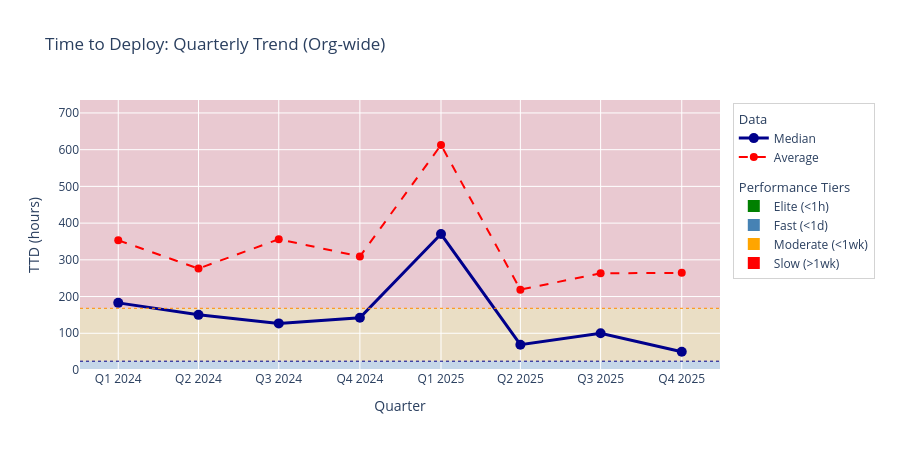

Source (notebook cell):
### Code cell
# TTD Quarterly Trend - Org-wide (avg vs median to show skew)
df_ttd_quarterly = run_query(f"""
SELECT 
    DATE_TRUNC('quarter', deployed_at)::DATE as quarter,
    COUNT(*) as deployments,
    ROUND(MEDIAN(time_to_deploy_seconds) / 3600.0, 1) as median_ttd_hours,
    ROUND(AVG(time_to_deploy_seconds) / 3600.0, 1) as avg_ttd_hours
FROM RAW_MISC.SWARMIA_DEPLOYMENTS 
WHERE {ENV_FILTER}
    AND time_to_deploy_seconds IS NOT NULL
    AND deployed_at >= '2024-01-01'
    AND DATE_TRUNC('quarter', deployed_at) < DATE_TRUNC('quarter', CURRENT_DATE)
GROUP BY 1
HAVING COUNT(*) >= 30  -- Only quarters with meaningful data
ORDER BY 1
""")

# Convert types
df_ttd_quarterly['median_ttd_hours'] = df_ttd_quarterly['median_ttd_hours'].astype(float)
df_ttd_quarterly['avg_ttd_hours'] = df_ttd_quarterly['avg_ttd_hours'].astype(float)
df_ttd_quarterly['deployments'] = df_ttd_quarterly['deployments'].astype(int)
df_ttd_quarterly['quarter'] = pd.to_datetime(df_ttd_quarterly['quarter'])

# Calculate max for y-axis
max_y = max(df_ttd_quarterly['avg_ttd_hours'].max() * 1.2, 200)

# Create line chart with benchmark zones
fig = go.Figure()

# Add shaded benchmark regions
fig.add_shape(type="rect", x0=0, x1=1, y0=0, y1=1, xref="paper", yref="y",
              fillcolor="green", opacity=0.2, layer="below", line_width=0)
fig.add_shape(type="rect", x0=0, x1=1, y0=1, y1=24, xref="paper", yref="y",
              fillcolor="steelblue", opacity=0.2, layer="below", line_width=0)
fig.add_shape(type="rect", x0=0, x1=1, y0=24, y1=168, xref="paper", yref="y",
              fillcolor="orange", opacity=0.2, layer="below", line_width=0)
if max_y > 168:
    fig.add_shape(type="rect", x0=0, x1=1, y0=168, y1=max_y, xref="paper", yref="y",
                  fillcolor="red", opacity=0.15, layer="below", line_width=0)

# Add benchmark lines
fig.add_hline(y=24, line_dash="dot", line_color="darkblue", line_width=1)
fig.add_hline(y=168, line_dash="dot", line_color="darkorange", line_width=1)

# Add median line (primary)
fig.add_trace(go.Scatter(
    x=df_ttd_quarterly['quarter'],
    y=df_ttd_quarterly['median_ttd_hours'],
    mode='lines+markers',
    line=dict(color='darkblue', width=3),
    marker=dict(size=10),
    name='Median',
    legendgroup='data', legendgrouptitle_text='Data'
))

# Add average line
fig.add_trace(go.Scatter(
    x=df_ttd_quarterly['quarter'],
    y=df_ttd_quarterly['avg_ttd_hours'],
    mode='lines+markers',
    line=dict(color='red', width=2, dash='dash'),
    marker=dict(size=8),
    name='Average',
    legendgroup='data'
))

# Add invisible traces for tier legend
for tier, color, label in [
    ('Elite', 'green', 'Elite (<1h)'),
    ('Fast', 'steelblue', 'Fast (<1d)'),
    ('Moderate', 'orange', 'Moderate (<1wk)'),
    ('Slow', 'red', 'Slow (>1wk)')
]:
    fig.add_trace(go.Scatter(
        x=[None], y=[None], mode='markers',
        marker=dict(size=12, color=color, symbol='square'),
        name=label, legendgroup='tiers', legendgrouptitle_text='Performance Tiers'
    ))

fig.update_layout(
    title='Time to Deploy: Quarterly Trend (Org-wide)',
    xaxis_title='Quarter',
    yaxis_title='TTD (hours)',
    yaxis_range=[0, max_y],
    xaxis=dict(tickformat='Q%q %Y', dtick='M3'),
    height=450,
    legend=dict(
        yanchor="top", y=0.99, xanchor="left", x=1.02,
        bgcolor="rgba(255,255,255,0.8)",
        bordercolor="lightgray", borderwidth=1
    ),
    margin=dict(r=180)
)
fig.show()

# Key insights
if len(df_ttd_quarterly) >= 1:
    latest = df_ttd_quarterly.iloc[-1]
    ratio = latest['avg_ttd_hours'] / latest['median_ttd_hours'] if latest['median_ttd_hours'] > 0 else 0
    print(f"\nKey insight:")
    print(f"  The average ({latest['avg_ttd_hours']:.0f}h) is {ratio:.1f}x higher than the median ({latest['median_ttd_hours']:.0f}h).")
    print(f"  This gap indicates a skewed distribution - outliers are pulling up the average.")
    print(f"  The median is more representative of a typical deployment.")

### Figure 1 — Plotly figure (JSON) as saved in the notebook; plotly's stock layout.template omitted (floating-point values rounded to 4 significant figures)
{"data": [{"legendgroup": "data", "legendgrouptitle": {"text": "Data"}, "line": {"color": "darkblue", "width": 3}, "marker": {"size": 10}, "mode": "lines+markers", "name": "Median", "type": "scatter", "x": ["2024-01-01T00:00:00.000000000", "2024-04-01T00:00:00.000000000", "2024-07-01T00:00:00.000000000", "2024-10-01T00:00:00.000000000", "2025-01-01T00:00:00.000000000", "2025-04-01T00:00:00.000000000", "2025-07-01T00:00:00.000000000", "2025-10-01T00:00:00.000000000"], "y": [182.8, 150.2, 126.9, 142.5, 370.2, 68.9, 100.0, 49.7]}, {"legendgroup": "data", "line": {"color": "red", "dash": "dash", "width": 2}, "marker": {"size": 8}, "mode": "lines+markers", "name": "Average", "type": "scatter", "x": ["2024-01-01T00:00:00.000000000", "2024-04-01T00:00:00.000000000", "2024-07-01T00:00:00.000000000", "2024-10-01T00:00:00.000000000", "2025-01-01T00:00:00.000000000", "2025-04-01T00:00:00.000000000", "2025-07-01T00:00:00.000000000", "2025-10-01T00:00:00.000000000"], "y": [353.1, 276.3, 356.1, 309.0, 612.7, 218.8, 263.3, 264.5]}, {"legendgroup": "tiers", "legendgrouptitle": {"text": "Performance Tiers"}, "marker": {"color": "green", "size": 12, "symbol": "square"}, "mode": "markers", "name": "Elite (<1h)", "type": "scatter", "x": [null], "y": [null]}, {"legendgroup": "tiers", "legendgrouptitle": {"text": "Performance Tiers"}, "marker": {"color": "steelblue", "size": 12, "symbol": "square"}, "mode": "markers", "name": "Fast (<1d)", "type": "scatter", "x": [null], "y": [null]}, {"legendgroup": "tiers", "legendgrouptitle": {"text": "Performance Tiers"}, "marker": {"color": "orange", "size": 12, "symbol": "square"}, "mode": "markers", "name": "Moderate (<1wk)", "type": "scatter", "x": [null], "y": [null]}, {"legendgroup": "tiers", "legendgrouptitle": {"text": "Performance Tiers"}, "marker": {"color": "red", "size": 12, "symbol": "square"}, "mode": "markers", "name": "Slow (>1wk)", "type": "scatter", "x": [null], "y": [null]}], "layout": {"height": 450, "legend": {"bgcolor": "rgba(255,255,255,0.8)", "bordercolor": "lightgray", "borderwidth": 1, "x": 1.02, "xanchor": "left", "y": 0.99, "yanchor": "top"}, "margin": {"r": 180}, "shapes": [{"fillcolor": "green", "layer": "below", "line": {"width": 0}, "opacity": 0.2, "type": "rect", "x0": 0, "x1": 1, "xref": "paper", "y0": 0, "y1": 1, "yref": "y"}, {"fillcolor": "steelblue", "layer": "below", "line": {"width": 0}, "opacity": 0.2, "type": "rect", "x0": 0, "x1": 1, "xref": "paper", "y0": 1, "y1": 24, "yref": "y"}, {"fillcolor": "orange", "layer": "below", "line": {"width": 0}, "opacity": 0.2, "type": "rect", "x0": 0, "x1": 1, "xref": "paper", "y0": 24, "y1": 168, "yref": "y"}, {"fillcolor": "red", "layer": "below", "line": {"width": 0}, "opacity": 0.15, "type": "rect", "x0": 0, "x1": 1, "xref": "paper", "y0": 168, "y1": 735.2, "yref": "y"}, {"line": {"color": "darkblue", "dash": "dot", "width": 1}, "type": "line", "x0": 0, "x1": 1, "xref": "x domain", "y0": 24, "y1": 24, "yref": "y"}, {"line": {"color": "darkorange", "dash": "dot", "width": 1}, "type": "line", "x0": 0, "x1": 1, "xref": "x domain", "y0": 168, "y1": 168, "yref": "y"}], "title": {"text": "Time to Deploy: Quarterly Trend (Org-wide)"}, "xaxis": {"dtick": "M3", "tickformat": "Q%q %Y", "title": {"text": "Quarter"}}, "yaxis": {"range": [0, 735.2], "title": {"text": "TTD (hours)"}}}}
